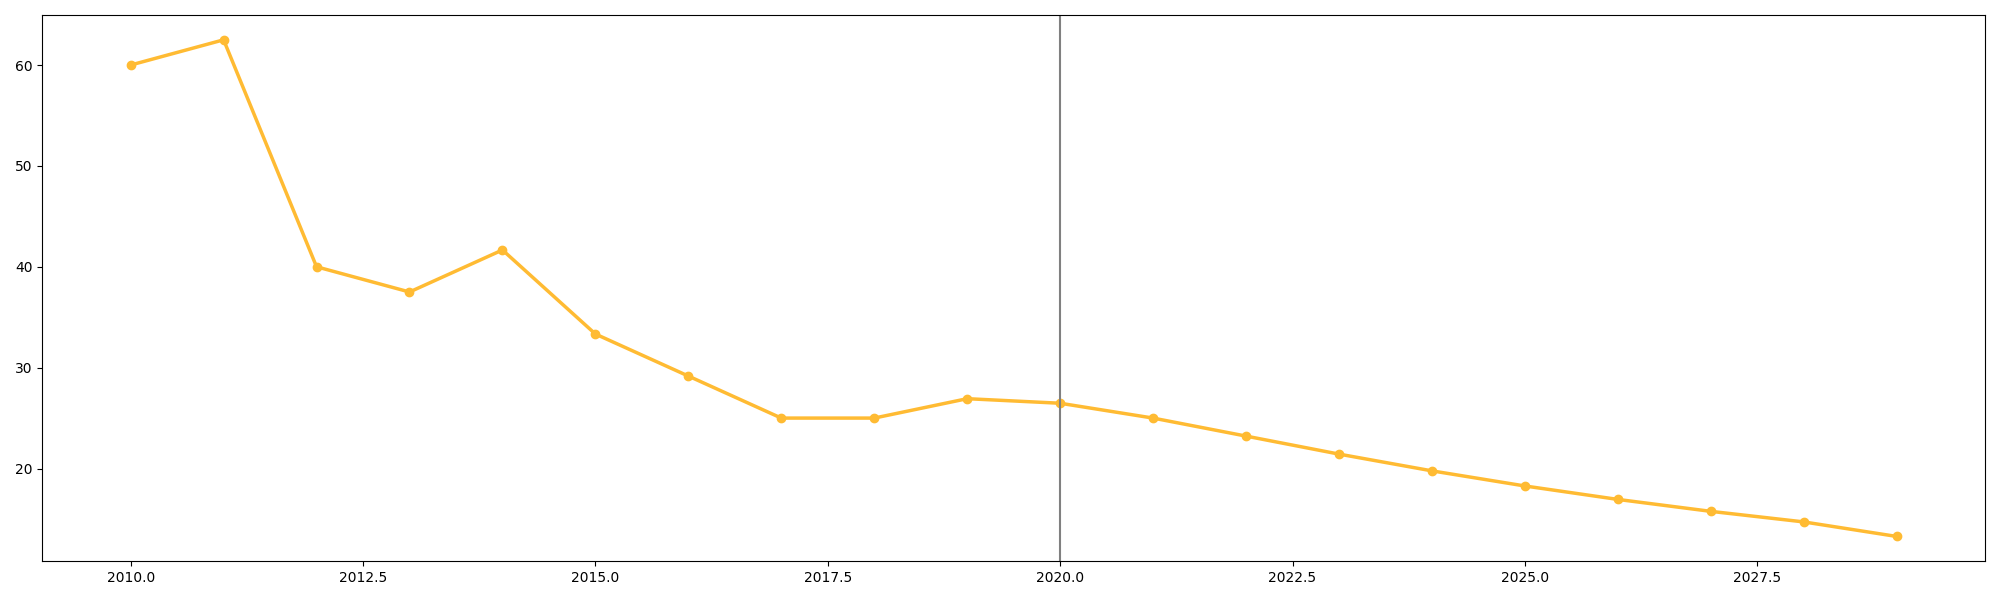

The script that drew this image:
import matplotlib.pyplot as plt
import numpy as np

years = np.arange(2010, 2031)

solar = np.array([5, 8, 15, 20, 30, 45, 60, 80, 100, 130, 170, 220, 280, 350, 430, 520, 620, 730, 850, 980, 1120])
wind = np.array([10, 15, 25, 35, 50, 70, 95, 120, 150, 185, 225, 270, 320, 375, 435, 500, 570, 645, 725, 810, 900])
hydro = np.array([20, 22, 25, 30, 35, 41, 48, 56, 65, 75, 86, 98, 111, 125, 140, 156, 173, 191, 210, 230, 251])
biomass = np.array([2, 3, 5, 7, 10, 14, 19, 25, 32, 40, 49, 59, 70, 82, 95, 109, 124, 140, 157, 175, 194])
geothermal = np.array([1, 1.5, 2, 3, 4, 5.5, 7, 9, 11, 14, 17, 21, 25, 30, 35, 41, 47, 54, 61, 69, 77])

plt.figure(figsize=(20, 12))
plt.stackplot(years, solar, wind, hydro, biomass, geothermal, 
              colors=['#ffbb33', '#29b6f6', '#66bb6a', '#8d6e63', '#ef5350'], alpha=0.8)

plt.grid(linestyle='-.', linewidth=0.8, color='grey')

plt.tight_layout()

fig, ax = plt.subplots(figsize=(20, 6))
solar_growth_rate = np.gradient(solar[:-1], years[:-1]) / solar[:-1] * 100
ax.plot(years[:-1], solar_growth_rate, marker='o', linestyle='-', color='#ffbb33', linewidth=2.5)
ax.axvline(2020, color='gray', linestyle='-', lw=1.5)

plt.tight_layout()
plt.show()
